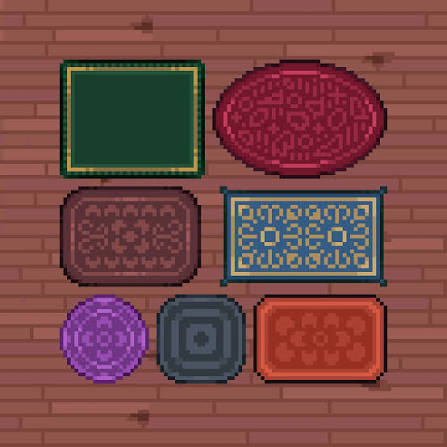
#> input picture references/furnitureRef/images.jpg, 447 x 447 px
$ python prepare_generated_sprite.py ../references/furnitureRef/images.jpg ../references/furnitureRef/1da85b5ae9466813ca5892d3f4bc581a.jpg
#> lines starting #> are read from the running program, lines starting #| are printed output that depends on the picture
"""Turn ImageGen's green-screen pixel art into a compact transparent PNG."""
from pathlib import Path
import sys
from PIL import Image


def prepare(source: Path, destination: Path) -> None:
    image = Image.open(source).convert("RGBA")
    pixels = image.load()
    for y in range(image.height):
        for x in range(image.width):
            r, g, b, _ = pixels[x, y]
            green = g > 105 and g > r * 1.28 and g > b * 1.28
            pixels[x, y] = (r, g, b, 0 if green else 255)
    box = image.getbbox()
#> box = (0, 0, 447, 447)
    if not box:
        raise ValueError(f"No sprite remained after removing green: {source}")
    image = image.crop(box)
    scale = min(1.0, 128 / max(image.size))
#> scale = 0.286
    image = image.resize((max(1, round(image.width * scale)), max(1, round(image.height * scale))), Image.Resampling.NEAREST)
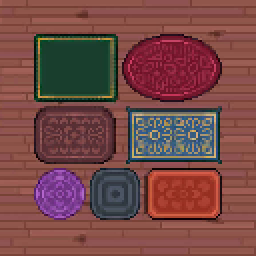
#> image: PIL image 128x128 RGBA (shown 2 times larger); mean R, G, B, A 118.8, 72.4, 70.7, 255
    destination.parent.mkdir(parents=True, exist_ok=True)
    image.save(destination)


if __name__ == "__main__":
    if len(sys.argv) != 3:
        raise SystemExit("usage: prepare_generated_sprite.py SOURCE DESTINATION")
    prepare(Path(sys.argv[1]), Path(sys.argv[2]))
